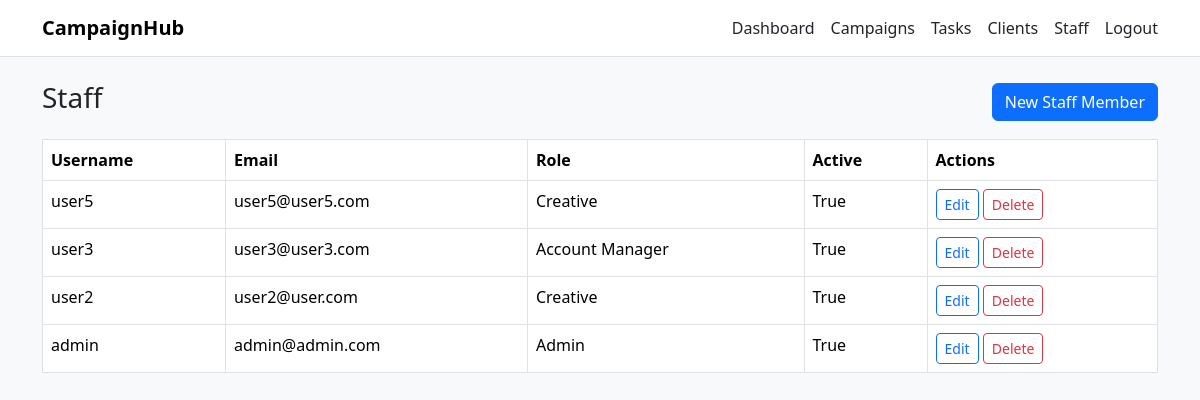
The page /staff/ (signed in) on the database its author committed.
### mysite/models.py (models this page shows, shortened)
class User(AbstractUser):
    class Role(models.TextChoices):
        ADMIN = 'admin', 'Admin'
        ACCOUNT_MANAGER = 'account_manager', 'Account Manager'
        CREATIVE = 'creative', 'Creative'
        CLIENT = 'client', 'Client'
    role = models.CharField(max_length=20, choices=Role.choices, default=Role.CLIENT)
    email = models.EmailField(unique=True)

### mysite/views.py (the view)
# urls.py: path("staff/", views.staff_list, name="staff_list"),
@login_required
@role_required(User.Role.ADMIN, User.Role.ACCOUNT_MANAGER)
def staff_list(request):
    staff = User.objects.exclude(role=User.Role.CLIENT).order_by("-id") # list all staff users excluding clients
    return render(request, "staff.html", {"staff": staff})

### mysite/permissions.py (called while the page is built)
def role_required(*allowed_roles):
    def check(user):
        return user.is_authenticated and (user.is_superuser or user.role in allowed_roles)
    return user_passes_test(check)

### mysite/templates/staff.html
{% extends "base.html" %}
{% block content %}
<div class="d-flex justify-content-between align-items-center mb-3">
  <h3>Staff</h3>
  <a class="btn btn-primary" href="{% url 'staff_create' %}">New Staff Member</a>
</div>
<table class="table table-bordered bg-white">
  <thead>
    <tr><th>Username</th><th>Email</th><th>Role</th><th>Active</th><th>Actions</th></tr>
  </thead>
  <tbody>
    {% for s in staff %}
      <tr>
        <td>{{ s.username }}</td>
        <td>{{ s.email }}</td>
        <td>{{ s.get_role_display }}</td>
        <td>{{ s.is_active }}</td>
        <td>
          <a class="btn btn-sm btn-outline-primary" href="{% url 'staff_edit' s.id %}">Edit</a>
          <a class="btn btn-sm btn-outline-danger" href="{% url 'staff_delete' s.id %}">Delete</a>
        </td>
      </tr>
    {% empty %}
      <tr><td colspan="5" class="text-muted">No staff found.</td></tr>
    {% endfor %}
  </tbody>
</table>
{% endblock %}

### rows shown on the page
User: username "user5", email "user5@user5.com", role "Creative", is_active "True"
User: username "user3", email "user3@user3.com", role "Account Manager", is_active "True"
User: username "user2", email "user2@user.com", role "Creative", is_active "True"
User: username "admin", email "admin@admin.com", role "Admin", is_active "True"
